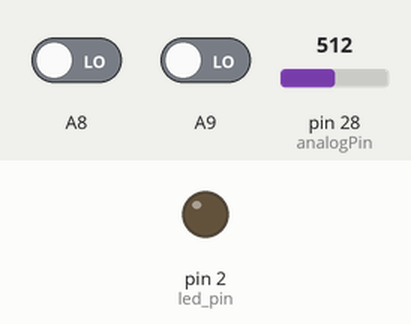
This sketch was run on a simulated Teensy 4. On the bench: output pins drawn as LEDs (lit = HIGH). The inputs (shaded band) are chosen by the test bench; at power-on: A8 LOW, pin 28 (analogPin) = 512, A9 LOW. What the sketch prints to the serial monitor is not drawn.

Above: at 1.2 s.
1.3 s: A8 driven HIGH
At 3.6 s:
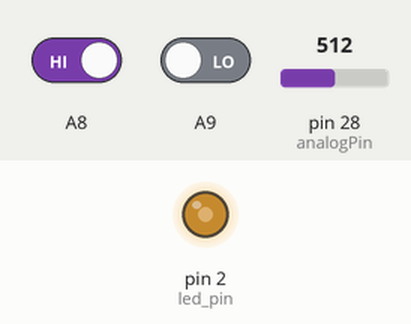
4.3 s: pin 28 (analogPin) set to 330
7.3 s: pin 28 (analogPin) set to 301
At 8.0 s:
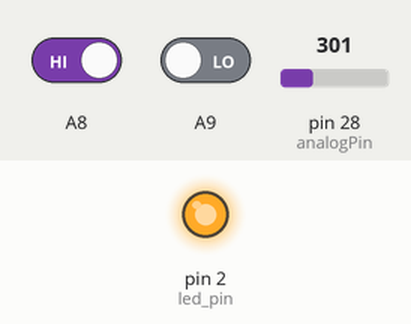
Timing chart, 0 to 10.3 s (numbered marks = the images above; inputs shaded):
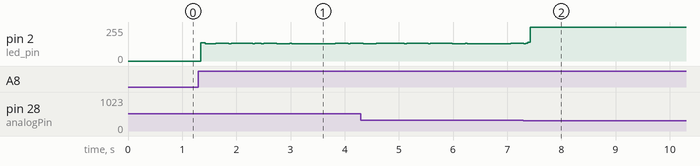

Measured:
- the behaviour switches between 313 and 312 on pin 28 (analogPin) (found by bisection; images 1 and 2)

The sketch:

stepsequencer.ino
```cpp
//new comment 1
//new comment 2
//new comment 3
int analogPin = A14;
int led_pin = 2;
int foto_r = 0;
int currentStep = 0;
unsigned long lastStepTime = 0;
int tempo = 100;
boolean tog_last_state = LOW;
boolean tog_button_state = LOW;
boolean tog_step_state = LOW;
boolean tog_last_state2 = LOW;
boolean tog_button_state2 = LOW;
boolean tog_step_state2 = LOW;
int count = 0;
int dark = 700;
int light = 800;

boolean last_state = false;

void setup() {
 Serial.begin(9600);
  pinMode(23, INPUT);
  pinMode(22, INPUT);
  pinMode(analogPin, INPUT);
   pinMode(led_pin, OUTPUT);
}

void loop() {
  play_note();
 print_okay();
  calibrate_light();
    calibrate_dark();
}
void print_okay(){
   if (millis() > lastStepTime + tempo) {
    lastStepTime = millis();//increment to the next step
foto_r = analogRead(analogPin);
Serial.print("sensorVal ");
Serial.println(foto_r);
   }
}
void play_note(){
   if (foto_r > (light - 200) && last_state == false)  { //if light
    usbMIDI.sendNoteOff(52, 0, 0);
    digitalWrite(led_pin, LOW);
   // Serial.println("OFF_DARK_OFF");
    last_state = true;

   }
   else if (foto_r < (dark + 200) && last_state == true){ //if dark. //left button
   usbMIDI.sendNoteOn(52, 127, 0);
   digitalWrite(led_pin, HIGH);
   Serial.println("ON_LIGHT_ON");
   last_state = false;
}
}

void calibrate_dark(){
    tog_last_state = tog_button_state;
    tog_button_state = digitalRead(23);
    if (tog_button_state == HIGH && tog_last_state == LOW)
    { dark = foto_r; Serial.print("dark "); Serial.println(dark);}
}
    void calibrate_light(){
    tog_last_state2 = tog_button_state2;
    tog_button_state2 = digitalRead(22);
    if (tog_button_state2 == HIGH && tog_last_state2 == LOW)
    { light = foto_r;
      Serial.print("light "); Serial.println(light);}
    }

//860 high
//450 low
```
